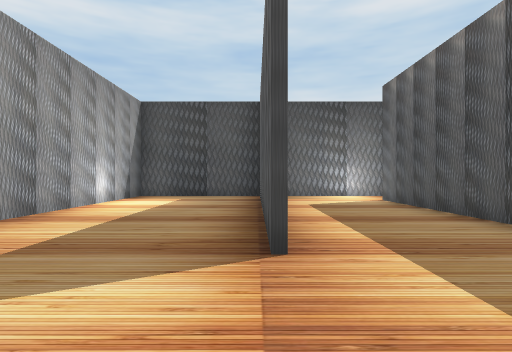
view 1 (above)

24 first-person views from a walk through a 3-D level made in the Unity game engine. The camera is 1.2 m above the floor, looks level and sees 80° across. The floor is counted in squares, 2 m on a side. Each view is taken from the middle of a square. On the plan, view 1 faces up. The plan holds only what a view shows up to about 9 squares ahead; the rest is blank. The player character is not drawn.

view 2
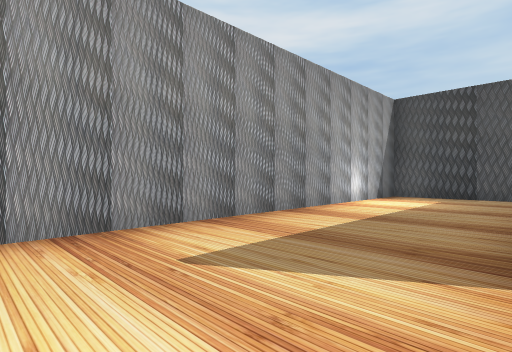

view 3
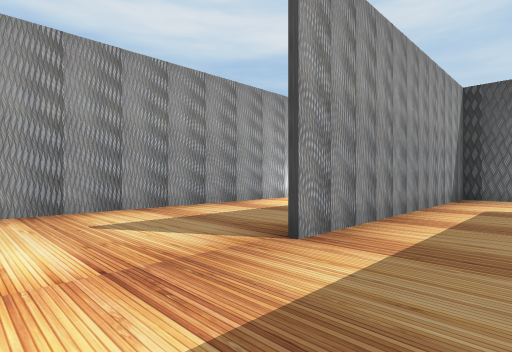

view 4
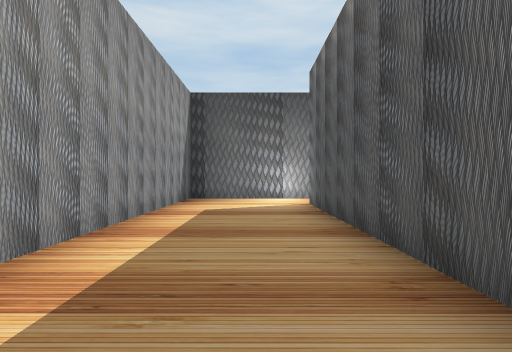

view 5
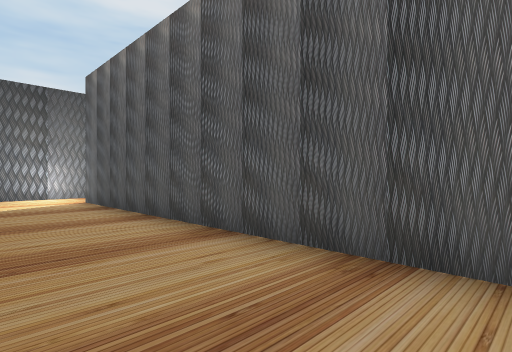

view 6
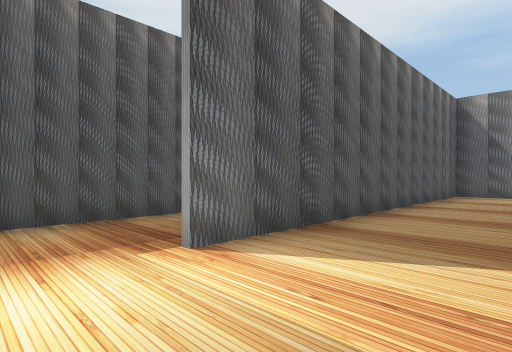

view 7
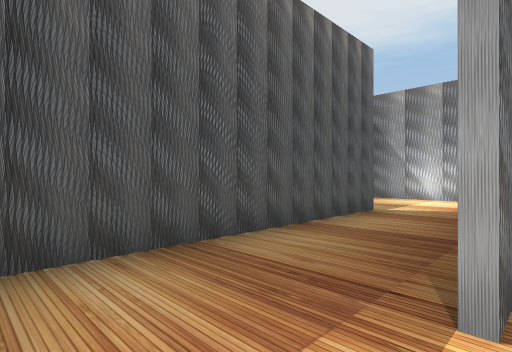

view 8
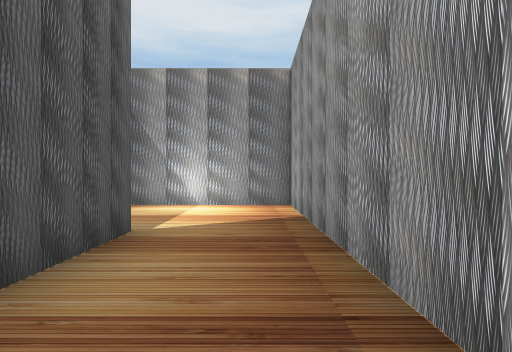

view 9
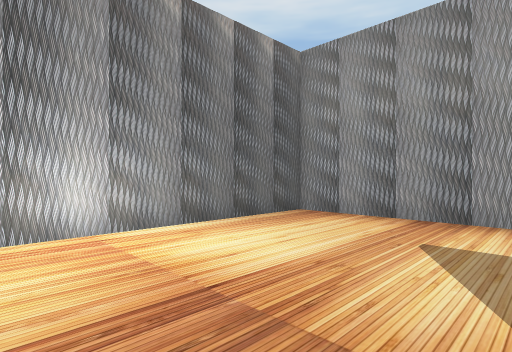

view 10
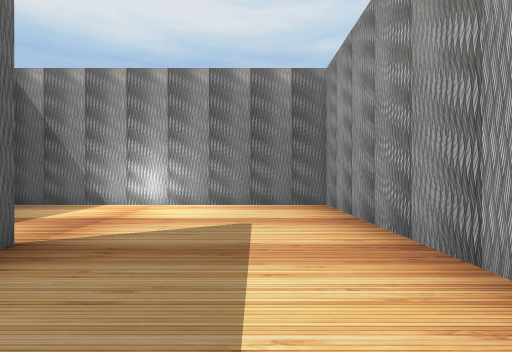

view 11
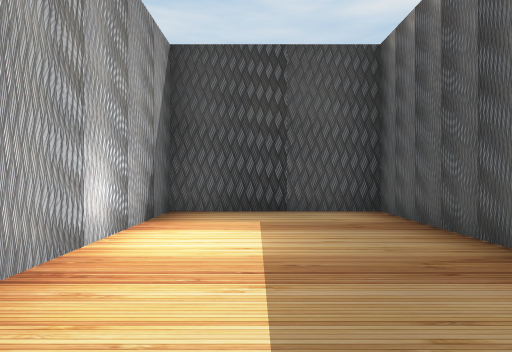

view 12
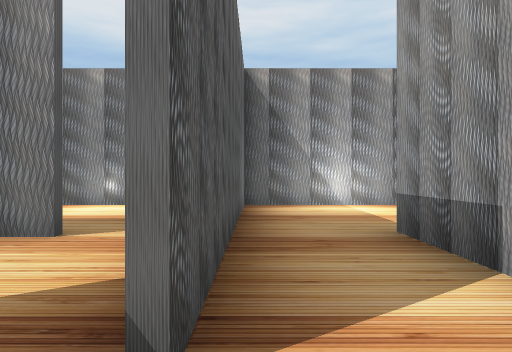

view 13
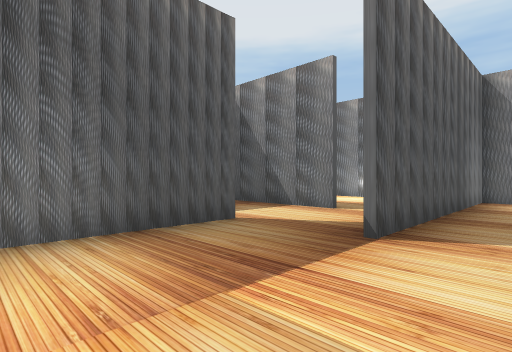

view 14
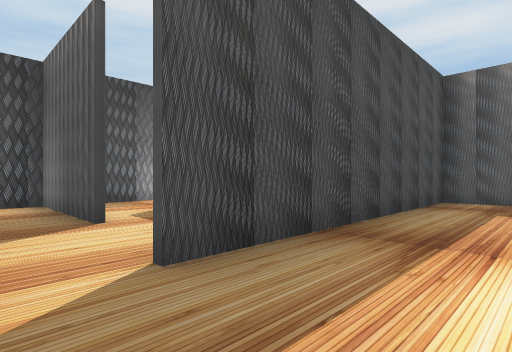

view 15
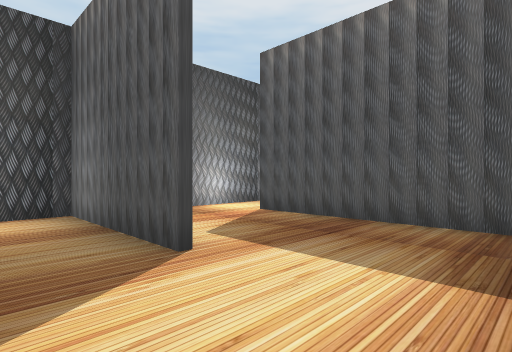

view 16
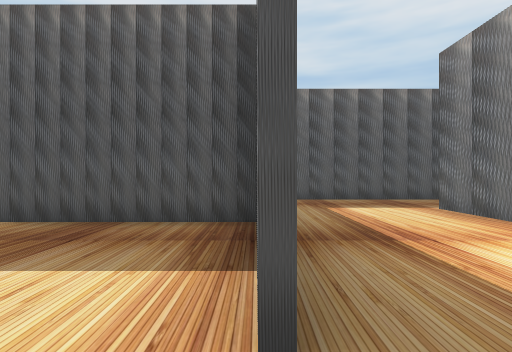

view 17
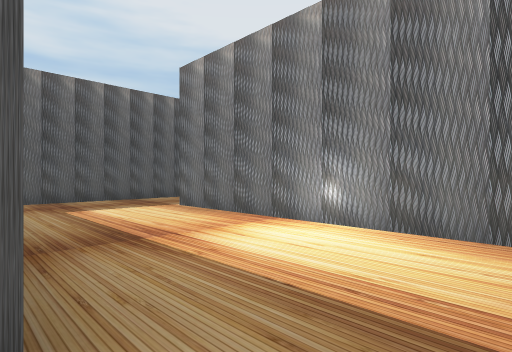

view 18
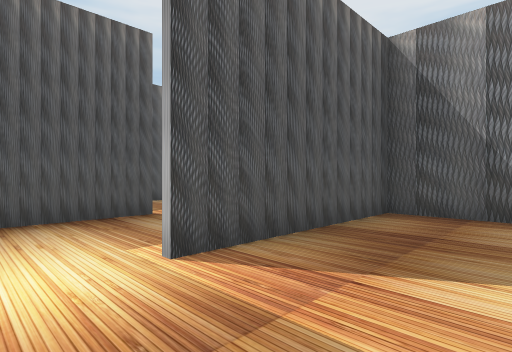

view 19
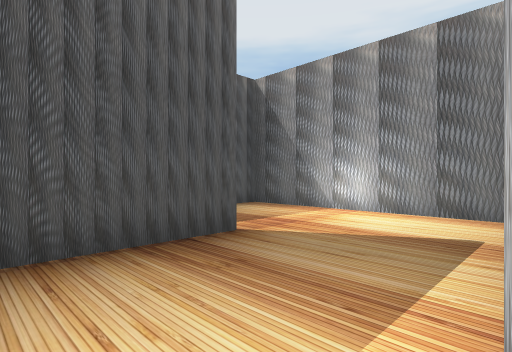

view 20
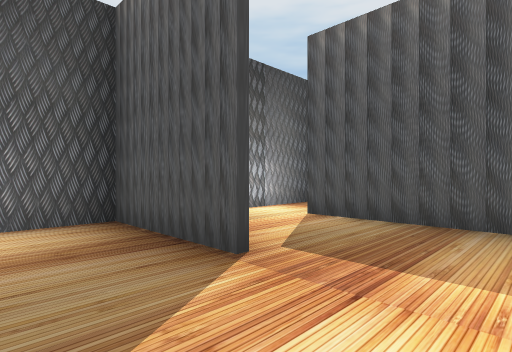

view 21
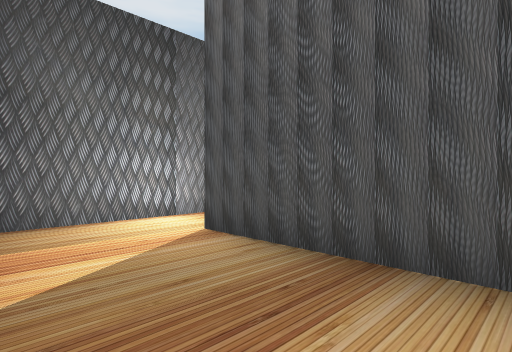

view 22
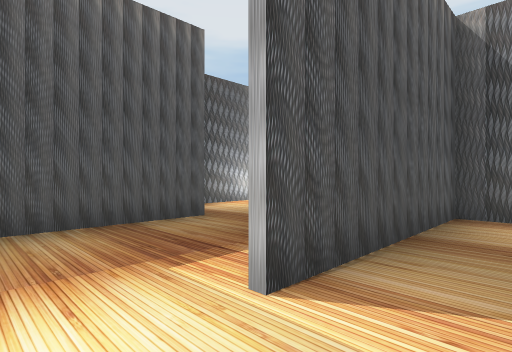

view 23
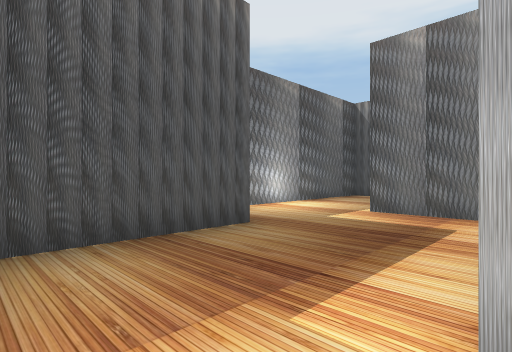

view 24
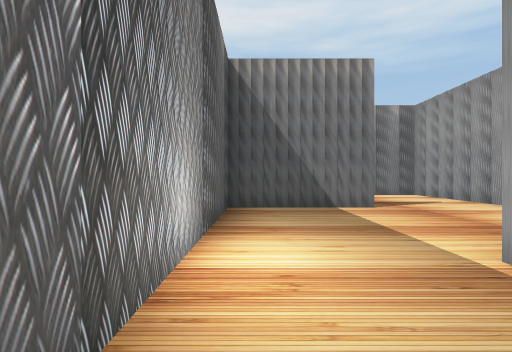

### Floor plan
Ten units are one square. View 1 is at (0, 0); x grows to the right and y downward. Boxes are objects, and circles mark ways between rooms. Rooms are numbered by the first view taken in them; rooms with no view inside come last. Other rooms are left out.
<svg viewBox="-40 -97 260 115">
<path fill="none" stroke="#000" d="M1 -22 1 -92M2 -92 2 -22M36 -92 -35 -92 -35 13 32 13 32 -76M33 -62 33 -6 55 -6M53 -36 53 -89M55 -52 55 -36M93 -61 93 -92M55 -6 72 -6 72 -62M82 -6 136 -6M158 -4 158 -39 89 -39M125 -92 84 -92M125 -40 155 -40M176 -92 152 -92M199 -62 199 -74M178 -40 194 -40M215 -44 215 -54M186 -2 215 -2 215 -44M89 -40 120 -40 120 -80M145 -68 145 -92 125 -92M190 -92 176 -92M199 -74 199 -88M155 -40 170 -40 170 -80"/>
<circle cx="30" cy="-85" r="3" fill="#2a7"/>
<circle cx="50" cy="-25" r="3" fill="#2a7"/>
<circle cx="80" cy="-40" r="3" fill="#2a7"/>
<circle cx="90" cy="-55" r="3" fill="#2a7"/>
<circle cx="105" cy="-70" r="3" fill="#2a7"/>
<circle cx="120" cy="-85" r="3" fill="#2a7"/>
<circle cx="135" cy="-70" r="3" fill="#2a7"/>
<circle cx="150" cy="-55" r="3" fill="#2a7"/>
<circle cx="170" cy="-85" r="3" fill="#2a7"/>
<circle cx="160" cy="-70" r="3" fill="#2a7"/>
<circle cx="205" cy="-40" r="3" fill="#2a7"/>
<circle cx="185" cy="-70" r="3" fill="#2a7"/>
<text x="-10" y="-40">1</text>
<text x="40" y="-50">2</text>
<text x="70" y="-70">3</text>
<text x="120" y="-20">4</text>
<text x="110" y="-90">5</text>
<text x="140" y="-60">6</text>
<text x="160" y="-90">7</text>
<text x="190" y="-60">8</text>
<text x="190" y="-20">9</text>
<text x="100" y="-60">10</text>
<text x="130" y="-90">11</text>
<text x="180" y="-90">12</text>
<text x="160" y="-60">13</text>
</svg>
Room 1 opens to room 2. Room 2 opens to room 3. Room 3 opens to room 4. Room 3 opens to room 10. Room 5 opens to room 10. Room 5 opens to room 11. Room 6 opens to room 11. Room 6 opens to room 13. Room 7 opens to room 12. Room 7 opens to room 13. Room 8 opens to room 9. Room 8 opens to room 12.

Where each view was taken, in squares from view 1:
view 1: 0 up, 0 right, facing up
view 2: 0 up, 0 right, facing up-left
view 3: 0 up, 2 right, facing up-left
view 4: 1 up, 2 right, facing up
view 5: 0 up, 1 right, facing up-right
view 6: 9 up, 1 right, facing down-right
view 7: 9 up, 3 right, facing down-right
view 8: 7 up, 4 right, facing down
view 9: 2 up, 1 right, facing down-left
view 10: 5 up, 2 left, facing down
view 11: 4 up, 2 left, facing up
view 12: 7 up, 7 right, facing down
view 13: 9 up, 6 right, facing down-right
view 14: 2 up, 8 right, facing up-right
view 15: 4 up, 8 right, facing up-right
view 16: 4 up, 8 right, facing right
view 17: 4 up, 8 right, facing down-right
view 18: 9 up, 10 right, facing down-right
view 19: 9 up, 12 right, facing down-right
view 20: 5 up, 13 right, facing up-right
view 21: 5 up, 15 right, facing up-right
view 22: 9 up, 16 right, facing down-right
view 23: 9 up, 17 right, facing down-right
view 24: 6 up, 21 right, facing down
